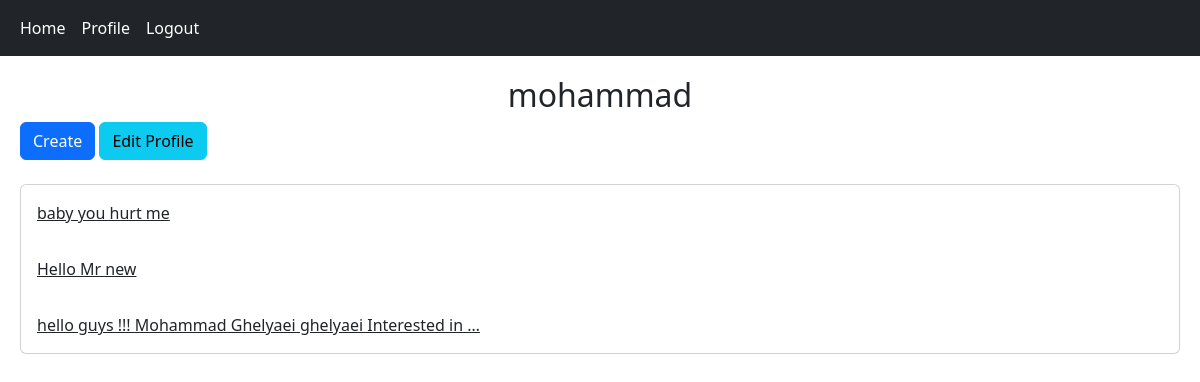
The page /account/profile/3/ (signed in) on the database its author committed.
### home/models.py (models this page shows, shortened)
class Post(models.Model):
    user = models.ForeignKey(User, on_delete=models.CASCADE, related_name='posts')
    body = models.TextField()
    slug = models.SlugField()
    title = models.CharField(max_length=100, null=True, blank=True)
    created = models.DateTimeField(auto_now_add=True)
    updated = models.DateTimeField(auto_now=True)
    class Meta:
        ordering = ('-created',)
    def get_absolute_url(self):
        return reverse('home:post_detail', args=(self.id, self.slug))

### account/views.py (the view)
# urls.py: path('profile/<int:user_id>/', views.UserProfileView.as_view(), name='user_profile'),
class UserProfileView(LoginRequiredMixin, View):
    def get(self, request, user_id):
        is_following = False
        user = get_object_or_404(User, id=user_id)
        posts = user.posts.all() #backward relation //
        relation = Relation.objects.filter(from_user=request.user, to_user=user)
        if relation.exists():
            is_following = True
        return render(request, 'account/profile.html', {'user':user, 'posts':posts, 'is_following':is_following})

### account/templates/account/profile.html (shortened to what this page needs)
{% extends 'base.html' %}
{% block content %}
    <h2 class="text-center">{{ user.username }}</h2>
    {% if request.user.id == user.id %}
        <a href="{% url 'home:post_create' %}" class="btn btn-primary">Create</a>
        <a href="{% url 'account:edit_user' %}" class="btn btn-info">Edit Profile</a><br/><br/>
    {% endif %}
    <div class="card">
        {% for post in posts %}
            <a href="{{ post.get_absolute_url }}" class="card-body">{{ post.body|truncatewords:8 }}</a>
        {% endfor %}
    </div>
{% endblock %}

### rows shown on the page
Post: body "baby you hurt me"
Post: body "Hello Mr new"
Post: body "hello guys !!! Mohammad Ghelyaei ghelyaei Interested in …"

### other values the page prints
{{ user.username }} "mohammad"
